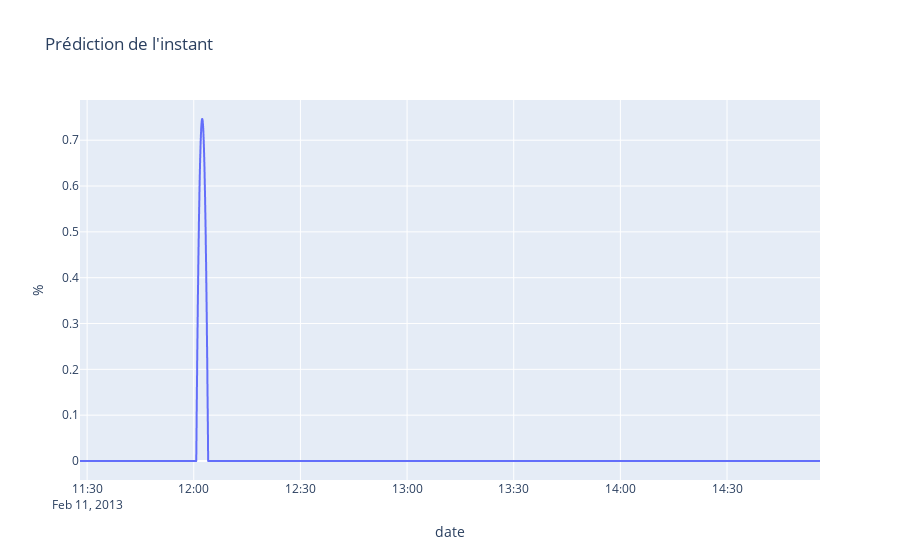

Write notebook code for a chart like this one.
### Markdown cell above
## Prédictions

La fonction `belief(df)` renvoit l'estimateur de position pour le DataFrame courant ou un DataFrame externe. Si le DataFrame est issu de la position courante alors la détection sera calculée et le dictionnaire `computed` mis à jour.

### Code cell
import plotly.express as px

ST = op.Opset('data/out/AFL1EB_CT.h5')
df = ST[3]
p = S.belief(df)
mx = np.argmax(p)
print("Maximum for point", mx, "at", df.index[mx])
px.line(x=df.index,y=p*100,
        height=30,
        title="Prédiction de l'instant",
        labels={'x':'date', 'y':'%'})

### Figure 1 — Plotly figure (JSON) as saved in the notebook; plotly's stock layout.template omitted (floating-point values rounded to 4 significant figures; data arrays with more than 128 entries replaced by an {"elided": "..."} marker saying what was removed)
{"data": [{"hoverlabel": {"namelength": 0}, "hovertemplate": "date=%{x}<br>%=%{y}", "legendgroup": "", "line": {"color": "#636efa", "dash": "solid"}, "mode": "lines", "name": "", "showlegend": false, "type": "scattergl", "x": {"elided": "12490 str values"}, "xaxis": "x", "y": {"elided": "12490 float values"}, "yaxis": "y"}], "layout": {"autosize": true, "legend": {"tracegroupgap": 0}, "title": {"text": "Prédiction de l'instant"}, "xaxis": {"anchor": "y", "autorange": true, "domain": [0, 1], "range": ["2013-02-11 11:28", "2013-02-11 14:56:09"], "title": {"text": "date"}, "type": "date"}, "yaxis": {"anchor": "x", "autorange": true, "domain": [0, 1], "range": [-0.04146, 0.7877], "title": {"text": "%"}, "type": "linear"}}}
